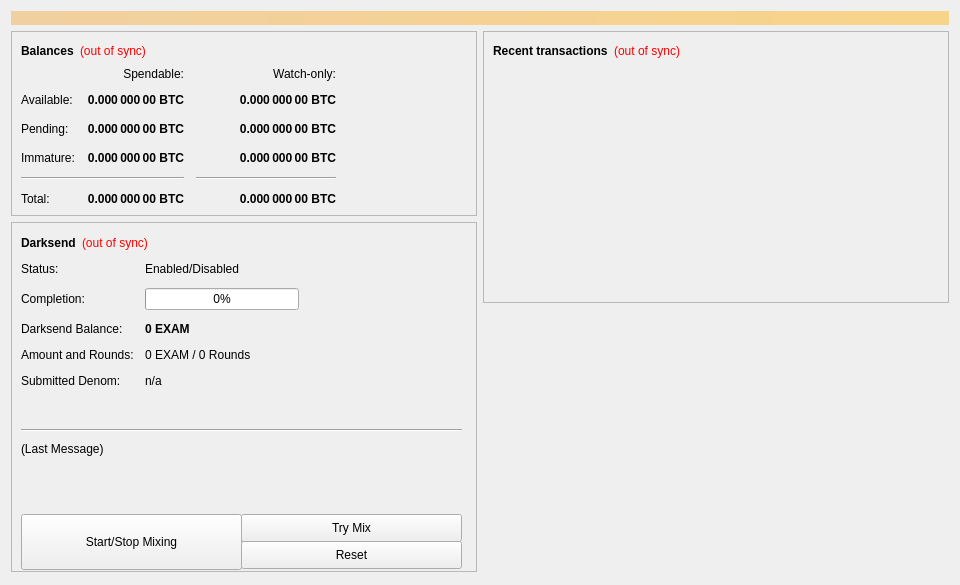
<?xml version="1.0" encoding="UTF-8"?>
<ui version="4.0">
 <class>OverviewPage</class>
 <widget class="QWidget" name="OverviewPage">
  <property name="geometry">
   <rect>
    <x>0</x>
    <y>0</y>
    <width>960</width>
    <height>585</height>
   </rect>
  </property>
  <property name="minimumSize">
   <size>
    <width>960</width>
    <height>0</height>
   </size>
  </property>
  <property name="windowTitle">
   <string>Form</string>
  </property>
  <layout class="QVBoxLayout" name="topLayout">
   <item>
    <widget class="QLabel" name="labelAlerts">
     <property name="visible">
      <bool>false</bool>
     </property>
     <property name="styleSheet">
      <string notr="true">background-color: qlineargradient(x1: 0, y1: 0, x2: 1, y2: 0, stop:0 #F0D0A0, stop:1 #F8D488); color:#000000;</string>
     </property>
     <property name="wordWrap">
      <bool>true</bool>
     </property>
     <property name="margin">
      <number>3</number>
     </property>
    </widget>
   </item>
   <item>
    <layout class="QHBoxLayout" name="horizontalLayout" stretch="1,1">
     <item>
      <layout class="QVBoxLayout" name="verticalLayout_2">
       <item>
        <widget class="QFrame" name="frame">
         <property name="frameShape">
          <enum>QFrame::StyledPanel</enum>
         </property>
         <property name="frameShadow">
          <enum>QFrame::Raised</enum>
         </property>
         <layout class="QVBoxLayout" name="verticalLayout_4">
          <item>
           <layout class="QHBoxLayout" name="horizontalLayout_4">
            <item>
             <widget class="QLabel" name="label_5">
              <property name="font">
               <font>
                <weight>75</weight>
                <bold>true</bold>
               </font>
              </property>
              <property name="text">
               <string>Balances</string>
              </property>
             </widget>
            </item>
            <item>
             <widget class="QLabel" name="labelWalletStatus">
              <property name="cursor">
               <cursorShape>WhatsThisCursor</cursorShape>
              </property>
              <property name="toolTip">
               <string>The displayed information may be out of date. Your wallet automatically synchronizes with the Examination network after a connection is established, but this process has not completed yet.</string>
              </property>
              <property name="styleSheet">
               <string notr="true">QLabel { color: red; }</string>
              </property>
              <property name="text">
               <string notr="true">(out of sync)</string>
              </property>
              <property name="alignment">
               <set>Qt::AlignLeading|Qt::AlignLeft|Qt::AlignVCenter</set>
              </property>
             </widget>
            </item>
            <item>
             <spacer name="horizontalSpacer_3">
              <property name="orientation">
               <enum>Qt::Horizontal</enum>
              </property>
              <property name="sizeHint" stdset="0">
               <size>
                <width>40</width>
                <height>20</height>
               </size>
              </property>
             </spacer>
            </item>
           </layout>
          </item>
          <item>
           <layout class="QGridLayout" name="gridLayout">
            <property name="spacing">
             <number>12</number>
            </property>
            <item row="2" column="2">
             <widget class="QLabel" name="labelWatchPending">
              <property name="font">
               <font>
                <weight>75</weight>
                <bold>true</bold>
               </font>
              </property>
              <property name="cursor">
               <cursorShape>IBeamCursor</cursorShape>
              </property>
              <property name="toolTip">
               <string>Unconfirmed transactions to watch-only addresses</string>
              </property>
              <property name="text">
               <string notr="true">0.000 000 00 BTC</string>
              </property>
              <property name="alignment">
               <set>Qt::AlignRight|Qt::AlignTrailing|Qt::AlignVCenter</set>
              </property>
              <property name="textInteractionFlags">
               <set>Qt::LinksAccessibleByMouse|Qt::TextSelectableByKeyboard|Qt::TextSelectableByMouse</set>
              </property>
             </widget>
            </item>
            <item row="2" column="1">
             <widget class="QLabel" name="labelUnconfirmed">
              <property name="font">
               <font>
                <weight>75</weight>
                <bold>true</bold>
               </font>
              </property>
              <property name="cursor">
               <cursorShape>IBeamCursor</cursorShape>
              </property>
              <property name="toolTip">
               <string>Total of transactions that have yet to be confirmed, and do not yet count toward the spendable balance</string>
              </property>
              <property name="text">
               <string notr="true">0.000 000 00 BTC</string>
              </property>
              <property name="alignment">
               <set>Qt::AlignRight|Qt::AlignTrailing|Qt::AlignVCenter</set>
              </property>
              <property name="textInteractionFlags">
               <set>Qt::LinksAccessibleByMouse|Qt::TextSelectableByKeyboard|Qt::TextSelectableByMouse</set>
              </property>
             </widget>
            </item>
            <item row="3" column="2">
             <widget class="QLabel" name="labelWatchImmature">
              <property name="font">
               <font>
                <weight>75</weight>
                <bold>true</bold>
               </font>
              </property>
              <property name="cursor">
               <cursorShape>IBeamCursor</cursorShape>
              </property>
              <property name="toolTip">
               <string>Mined balance in watch-only addresses that has not yet matured</string>
              </property>
              <property name="text">
               <string notr="true">0.000 000 00 BTC</string>
              </property>
              <property name="alignment">
               <set>Qt::AlignRight|Qt::AlignTrailing|Qt::AlignVCenter</set>
              </property>
              <property name="textInteractionFlags">
               <set>Qt::LinksAccessibleByMouse|Qt::TextSelectableByKeyboard|Qt::TextSelectableByMouse</set>
              </property>
             </widget>
            </item>
            <item row="4" column="0" colspan="2">
             <widget class="Line" name="lineSpendableBalance">
              <property name="orientation">
               <enum>Qt::Horizontal</enum>
              </property>
             </widget>
            </item>
            <item row="4" column="2">
             <widget class="Line" name="lineWatchBalance">
              <property name="sizePolicy">
               <sizepolicy hsizetype="Preferred" vsizetype="Fixed">
                <horstretch>0</horstretch>
                <verstretch>0</verstretch>
               </sizepolicy>
              </property>
              <property name="minimumSize">
               <size>
                <width>140</width>
                <height>0</height>
               </size>
              </property>
              <property name="orientation">
               <enum>Qt::Horizontal</enum>
              </property>
             </widget>
            </item>
            <item row="5" column="0">
             <widget class="QLabel" name="labelTotalText">
              <property name="text">
               <string>Total:</string>
              </property>
             </widget>
            </item>
            <item row="3" column="1">
             <widget class="QLabel" name="labelImmature">
              <property name="font">
               <font>
                <weight>75</weight>
                <bold>true</bold>
               </font>
              </property>
              <property name="cursor">
               <cursorShape>IBeamCursor</cursorShape>
              </property>
              <property name="toolTip">
               <string>Mined balance that has not yet matured</string>
              </property>
              <property name="text">
               <string notr="true">0.000 000 00 BTC</string>
              </property>
              <property name="alignment">
               <set>Qt::AlignRight|Qt::AlignTrailing|Qt::AlignVCenter</set>
              </property>
              <property name="textInteractionFlags">
               <set>Qt::LinksAccessibleByMouse|Qt::TextSelectableByKeyboard|Qt::TextSelectableByMouse</set>
              </property>
             </widget>
            </item>
            <item row="2" column="3">
             <spacer name="horizontalSpacer_2">
              <property name="orientation">
               <enum>Qt::Horizontal</enum>
              </property>
              <property name="sizeHint" stdset="0">
               <size>
                <width>40</width>
                <height>20</height>
               </size>
              </property>
             </spacer>
            </item>
            <item row="3" column="0">
             <widget class="QLabel" name="labelImmatureText">
              <property name="text">
               <string>Immature:</string>
              </property>
             </widget>
            </item>
            <item row="5" column="1">
             <widget class="QLabel" name="labelTotal">
              <property name="font">
               <font>
                <weight>75</weight>
                <bold>true</bold>
               </font>
              </property>
              <property name="cursor">
               <cursorShape>IBeamCursor</cursorShape>
              </property>
              <property name="toolTip">
               <string>Your current total balance</string>
              </property>
              <property name="text">
               <string notr="true">0.000 000 00 BTC</string>
              </property>
              <property name="alignment">
               <set>Qt::AlignRight|Qt::AlignTrailing|Qt::AlignVCenter</set>
              </property>
              <property name="textInteractionFlags">
               <set>Qt::LinksAccessibleByMouse|Qt::TextSelectableByKeyboard|Qt::TextSelectableByMouse</set>
              </property>
             </widget>
            </item>
            <item row="5" column="2">
             <widget class="QLabel" name="labelWatchTotal">
              <property name="font">
               <font>
                <weight>75</weight>
                <bold>true</bold>
               </font>
              </property>
              <property name="cursor">
               <cursorShape>IBeamCursor</cursorShape>
              </property>
              <property name="toolTip">
               <string>Current total balance in watch-only addresses</string>
              </property>
              <property name="text">
               <string notr="true">0.000 000 00 BTC</string>
              </property>
              <property name="alignment">
               <set>Qt::AlignRight|Qt::AlignTrailing|Qt::AlignVCenter</set>
              </property>
              <property name="textInteractionFlags">
               <set>Qt::LinksAccessibleByMouse|Qt::TextSelectableByKeyboard|Qt::TextSelectableByMouse</set>
              </property>
             </widget>
            </item>
            <item row="0" column="2">
             <widget class="QLabel" name="labelWatchonly">
              <property name="text">
               <string>Watch-only:</string>
              </property>
              <property name="alignment">
               <set>Qt::AlignRight|Qt::AlignTrailing|Qt::AlignVCenter</set>
              </property>
             </widget>
            </item>
            <item row="1" column="0">
             <widget class="QLabel" name="labelBalanceText">
              <property name="text">
               <string>Available:</string>
              </property>
             </widget>
            </item>
            <item row="1" column="1">
             <widget class="QLabel" name="labelBalance">
              <property name="font">
               <font>
                <weight>75</weight>
                <bold>true</bold>
               </font>
              </property>
              <property name="cursor">
               <cursorShape>IBeamCursor</cursorShape>
              </property>
              <property name="toolTip">
               <string>Your current spendable balance</string>
              </property>
              <property name="text">
               <string notr="true">0.000 000 00 BTC</string>
              </property>
              <property name="alignment">
               <set>Qt::AlignRight|Qt::AlignTrailing|Qt::AlignVCenter</set>
              </property>
              <property name="textInteractionFlags">
               <set>Qt::LinksAccessibleByMouse|Qt::TextSelectableByKeyboard|Qt::TextSelectableByMouse</set>
              </property>
             </widget>
            </item>
            <item row="1" column="2">
             <widget class="QLabel" name="labelWatchAvailable">
              <property name="font">
               <font>
                <weight>75</weight>
                <bold>true</bold>
               </font>
              </property>
              <property name="cursor">
               <cursorShape>IBeamCursor</cursorShape>
              </property>
              <property name="toolTip">
               <string>Your current balance in watch-only addresses</string>
              </property>
              <property name="text">
               <string notr="true">0.000 000 00 BTC</string>
              </property>
              <property name="alignment">
               <set>Qt::AlignRight|Qt::AlignTrailing|Qt::AlignVCenter</set>
              </property>
              <property name="textInteractionFlags">
               <set>Qt::LinksAccessibleByMouse|Qt::TextSelectableByKeyboard|Qt::TextSelectableByMouse</set>
              </property>
             </widget>
            </item>
            <item row="2" column="0">
             <widget class="QLabel" name="labelPendingText">
              <property name="text">
               <string>Pending:</string>
              </property>
             </widget>
            </item>
            <item row="0" column="1">
             <widget class="QLabel" name="labelSpendable">
              <property name="text">
               <string>Spendable:</string>
              </property>
              <property name="alignment">
               <set>Qt::AlignRight|Qt::AlignTrailing|Qt::AlignVCenter</set>
              </property>
             </widget>
            </item>
           </layout>
          </item>
         </layout>
        </widget>
       </item>
       <item>
        <widget class="QFrame" name="frameDarksend">
         <property name="minimumSize">
          <size>
           <width>0</width>
           <height>350</height>
          </size>
         </property>
         <property name="layoutDirection">
          <enum>Qt::LeftToRight</enum>
         </property>
         <property name="frameShape">
          <enum>QFrame::StyledPanel</enum>
         </property>
         <property name="frameShadow">
          <enum>QFrame::Raised</enum>
         </property>
         <widget class="QWidget" name="formLayoutWidget">
          <property name="geometry">
           <rect>
            <x>10</x>
            <y>40</y>
            <width>451</width>
            <height>161</height>
           </rect>
          </property>
          <layout class="QFormLayout" name="formLayout">
           <property name="fieldGrowthPolicy">
            <enum>QFormLayout::AllNonFixedFieldsGrow</enum>
           </property>
           <property name="horizontalSpacing">
            <number>11</number>
           </property>
           <property name="verticalSpacing">
            <number>12</number>
           </property>
           <item row="0" column="0">
            <widget class="QLabel" name="label_6">
             <property name="text">
              <string>Status:</string>
             </property>
            </widget>
           </item>
           <item row="1" column="0">
            <widget class="QLabel" name="label_7">
             <property name="text">
              <string>Completion:</string>
             </property>
            </widget>
           </item>
           <item row="1" column="1">
            <widget class="QProgressBar" name="darksendProgress">
             <property name="maximumSize">
              <size>
               <width>154</width>
               <height>16777215</height>
              </size>
             </property>
             <property name="value">
              <number>0</number>
             </property>
            </widget>
           </item>
           <item row="2" column="0">
            <widget class="QLabel" name="labelAnonymizedText">
             <property name="text">
              <string>Darksend Balance:</string>
             </property>
            </widget>
           </item>
           <item row="2" column="1">
            <widget class="QLabel" name="labelAnonymized">
             <property name="font">
              <font>
               <weight>75</weight>
               <bold>true</bold>
              </font>
             </property>
             <property name="text">
              <string notr="true">0 EXAM</string>
             </property>
            </widget>
           </item>
           <item row="3" column="0">
            <widget class="QLabel" name="label_8">
             <property name="text">
              <string>Amount and Rounds:</string>
             </property>
            </widget>
           </item>
           <item row="3" column="1">
            <widget class="QLabel" name="labelAmountRounds">
             <property name="text">
              <string>0 EXAM / 0 Rounds</string>
             </property>
            </widget>
           </item>
           <item row="4" column="0">
            <widget class="QLabel" name="label_9">
             <property name="text">
              <string>Submitted Denom:</string>
             </property>
            </widget>
           </item>
           <item row="4" column="1">
            <widget class="QLabel" name="labelSubmittedDenom">
             <property name="toolTip">
              <string>The denominations you submitted to the Masternode.&lt;br&gt;To mix, other users must submit the exact same denominations.</string>
             </property>
             <property name="text">
              <string>n/a</string>
             </property>
            </widget>
           </item>
           <item row="0" column="1">
            <widget class="QLabel" name="darksendEnabled">
             <property name="text">
              <string>Enabled/Disabled</string>
             </property>
            </widget>
           </item>
          </layout>
         </widget>
         <widget class="QPushButton" name="runAutoDenom">
          <property name="geometry">
           <rect>
            <x>251</x>
            <y>17</y>
            <width>1</width>
            <height>1</height>
           </rect>
          </property>
          <property name="palette">
           <palette>
            <active>
             <colorrole role="WindowText">
              <brush brushstyle="SolidPattern">
               <color alpha="255">
                <red>0</red>
                <green>0</green>
                <blue>0</blue>
               </color>
              </brush>
             </colorrole>
             <colorrole role="Button">
              <brush brushstyle="SolidPattern">
               <color alpha="255">
                <red>239</red>
                <green>238</green>
                <blue>238</blue>
               </color>
              </brush>
             </colorrole>
             <colorrole role="Light">
              <brush brushstyle="SolidPattern">
               <color alpha="255">
                <red>255</red>
                <green>255</green>
                <blue>255</blue>
               </color>
              </brush>
             </colorrole>
             <colorrole role="Midlight">
              <brush brushstyle="SolidPattern">
               <color alpha="255">
                <red>247</red>
                <green>246</green>
                <blue>246</blue>
               </color>
              </brush>
             </colorrole>
             <colorrole role="Dark">
              <brush brushstyle="SolidPattern">
               <color alpha="255">
                <red>119</red>
                <green>119</green>
                <blue>119</blue>
               </color>
              </brush>
             </colorrole>
             <colorrole role="Mid">
              <brush brushstyle="SolidPattern">
               <color alpha="255">
                <red>159</red>
                <green>159</green>
                <blue>159</blue>
               </color>
              </brush>
             </colorrole>
             <colorrole role="Text">
              <brush brushstyle="SolidPattern">
               <color alpha="255">
                <red>0</red>
                <green>0</green>
                <blue>0</blue>
               </color>
              </brush>
             </colorrole>
             <colorrole role="BrightText">
              <brush brushstyle="SolidPattern">
               <color alpha="255">
                <red>255</red>
                <green>255</green>
                <blue>255</blue>
               </color>
              </brush>
             </colorrole>
             <colorrole role="ButtonText">
              <brush brushstyle="SolidPattern">
               <color alpha="255">
                <red>0</red>
                <green>0</green>
                <blue>0</blue>
               </color>
              </brush>
             </colorrole>
             <colorrole role="Base">
              <brush brushstyle="SolidPattern">
               <color alpha="255">
                <red>255</red>
                <green>255</green>
                <blue>255</blue>
               </color>
              </brush>
             </colorrole>
             <colorrole role="Window">
              <brush brushstyle="SolidPattern">
               <color alpha="255">
                <red>239</red>
                <green>238</green>
                <blue>238</blue>
               </color>
              </brush>
             </colorrole>
             <colorrole role="Shadow">
              <brush brushstyle="SolidPattern">
               <color alpha="255">
                <red>0</red>
                <green>0</green>
                <blue>0</blue>
               </color>
              </brush>
             </colorrole>
             <colorrole role="AlternateBase">
              <brush brushstyle="SolidPattern">
               <color alpha="255">
                <red>247</red>
                <green>246</green>
                <blue>246</blue>
               </color>
              </brush>
             </colorrole>
             <colorrole role="ToolTipBase">
              <brush brushstyle="SolidPattern">
               <color alpha="255">
                <red>255</red>
                <green>255</green>
                <blue>220</blue>
               </color>
              </brush>
             </colorrole>
             <colorrole role="ToolTipText">
              <brush brushstyle="SolidPattern">
               <color alpha="255">
                <red>0</red>
                <green>0</green>
                <blue>0</blue>
               </color>
              </brush>
             </colorrole>
            </active>
            <inactive>
             <colorrole role="WindowText">
              <brush brushstyle="SolidPattern">
               <color alpha="255">
                <red>0</red>
                <green>0</green>
                <blue>0</blue>
               </color>
              </brush>
             </colorrole>
             <colorrole role="Button">
              <brush brushstyle="SolidPattern">
               <color alpha="255">
                <red>239</red>
                <green>238</green>
                <blue>238</blue>
               </color>
              </brush>
             </colorrole>
             <colorrole role="Light">
              <brush brushstyle="SolidPattern">
               <color alpha="255">
                <red>255</red>
                <green>255</green>
                <blue>255</blue>
               </color>
              </brush>
             </colorrole>
             <colorrole role="Midlight">
              <brush brushstyle="SolidPattern">
               <color alpha="255">
                <red>247</red>
                <green>246</green>
                <blue>246</blue>
               </color>
              </brush>
             </colorrole>
             <colorrole role="Dark">
              <brush brushstyle="SolidPattern">
               <color alpha="255">
                <red>119</red>
                <green>119</green>
                <blue>119</blue>
               </color>
              </brush>
             </colorrole>
             <colorrole role="Mid">
              <brush brushstyle="SolidPattern">
               <color alpha="255">
                <red>159</red>
                <green>159</green>
                <blue>159</blue>
               </color>
              </brush>
             </colorrole>
             <colorrole role="Text">
              <brush brushstyle="SolidPattern">
               <color alpha="255">
                <red>0</red>
                <green>0</green>
                <blue>0</blue>
               </color>
              </brush>
             </colorrole>
             <colorrole role="BrightText">
              <brush brushstyle="SolidPattern">
               <color alpha="255">
                <red>255</red>
                <green>255</green>
                <blue>255</blue>
               </color>
              </brush>
             </colorrole>
             <colorrole role="ButtonText">
              <brush brushstyle="SolidPattern">
               <color alpha="255">
                <red>0</red>
                <green>0</green>
                <blue>0</blue>
               </color>
              </brush>
             </colorrole>
             <colorrole role="Base">
              <brush brushstyle="SolidPattern">
               <color alpha="255">
                <red>255</red>
                <green>255</green>
                <blue>255</blue>
               </color>
              </brush>
             </colorrole>
             <colorrole role="Window">
              <brush brushstyle="SolidPattern">
               <color alpha="255">
                <red>239</red>
                <green>238</green>
                <blue>238</blue>
               </color>
              </brush>
             </colorrole>
             <colorrole role="Shadow">
              <brush brushstyle="SolidPattern">
               <color alpha="255">
                <red>0</red>
                <green>0</green>
                <blue>0</blue>
               </color>
              </brush>
             </colorrole>
             <colorrole role="AlternateBase">
              <brush brushstyle="SolidPattern">
               <color alpha="255">
                <red>247</red>
                <green>246</green>
                <blue>246</blue>
               </color>
              </brush>
             </colorrole>
             <colorrole role="ToolTipBase">
              <brush brushstyle="SolidPattern">
               <color alpha="255">
                <red>255</red>
                <green>255</green>
                <blue>220</blue>
               </color>
              </brush>
             </colorrole>
             <colorrole role="ToolTipText">
              <brush brushstyle="SolidPattern">
               <color alpha="255">
                <red>0</red>
                <green>0</green>
                <blue>0</blue>
               </color>
              </brush>
             </colorrole>
            </inactive>
            <disabled>
             <colorrole role="WindowText">
              <brush brushstyle="SolidPattern">
               <color alpha="255">
                <red>119</red>
                <green>119</green>
                <blue>119</blue>
               </color>
              </brush>
             </colorrole>
             <colorrole role="Button">
              <brush brushstyle="SolidPattern">
               <color alpha="255">
                <red>239</red>
                <green>238</green>
                <blue>238</blue>
               </color>
              </brush>
             </colorrole>
             <colorrole role="Light">
              <brush brushstyle="SolidPattern">
               <color alpha="255">
                <red>255</red>
                <green>255</green>
                <blue>255</blue>
               </color>
              </brush>
             </colorrole>
             <colorrole role="Midlight">
              <brush brushstyle="SolidPattern">
               <color alpha="255">
                <red>247</red>
                <green>246</green>
                <blue>246</blue>
               </color>
              </brush>
             </colorrole>
             <colorrole role="Dark">
              <brush brushstyle="SolidPattern">
               <color alpha="255">
                <red>119</red>
                <green>119</green>
                <blue>119</blue>
               </color>
              </brush>
             </colorrole>
             <colorrole role="Mid">
              <brush brushstyle="SolidPattern">
               <color alpha="255">
                <red>159</red>
                <green>159</green>
                <blue>159</blue>
               </color>
              </brush>
             </colorrole>
             <colorrole role="Text">
              <brush brushstyle="SolidPattern">
               <color alpha="255">
                <red>119</red>
                <green>119</green>
                <blue>119</blue>
               </color>
              </brush>
             </colorrole>
             <colorrole role="BrightText">
              <brush brushstyle="SolidPattern">
               <color alpha="255">
                <red>255</red>
                <green>255</green>
                <blue>255</blue>
               </color>
              </brush>
             </colorrole>
             <colorrole role="ButtonText">
              <brush brushstyle="SolidPattern">
               <color alpha="255">
                <red>119</red>
                <green>119</green>
                <blue>119</blue>
               </color>
              </brush>
             </colorrole>
             <colorrole role="Base">
              <brush brushstyle="SolidPattern">
               <color alpha="255">
                <red>239</red>
                <green>238</green>
                <blue>238</blue>
               </color>
              </brush>
             </colorrole>
             <colorrole role="Window">
              <brush brushstyle="SolidPattern">
               <color alpha="255">
                <red>239</red>
                <green>238</green>
                <blue>238</blue>
               </color>
              </brush>
             </colorrole>
             <colorrole role="Shadow">
              <brush brushstyle="SolidPattern">
               <color alpha="255">
                <red>0</red>
                <green>0</green>
                <blue>0</blue>
               </color>
              </brush>
             </colorrole>
             <colorrole role="AlternateBase">
              <brush brushstyle="SolidPattern">
               <color alpha="255">
                <red>239</red>
                <green>238</green>
                <blue>238</blue>
               </color>
              </brush>
             </colorrole>
             <colorrole role="ToolTipBase">
              <brush brushstyle="SolidPattern">
               <color alpha="255">
                <red>255</red>
                <green>255</green>
                <blue>220</blue>
               </color>
              </brush>
             </colorrole>
             <colorrole role="ToolTipText">
              <brush brushstyle="SolidPattern">
               <color alpha="255">
                <red>0</red>
                <green>0</green>
                <blue>0</blue>
               </color>
              </brush>
             </colorrole>
            </disabled>
           </palette>
          </property>
          <property name="focusPolicy">
           <enum>Qt::NoFocus</enum>
          </property>
          <property name="autoFillBackground">
           <bool>true</bool>
          </property>
          <property name="text">
           <string/>
          </property>
          <property name="flat">
           <bool>true</bool>
          </property>
         </widget>
         <widget class="QPushButton" name="toggleDarksend">
          <property name="geometry">
           <rect>
            <x>10</x>
            <y>292</y>
            <width>221</width>
            <height>56</height>
           </rect>
          </property>
          <property name="sizePolicy">
           <sizepolicy hsizetype="MinimumExpanding" vsizetype="Fixed">
            <horstretch>0</horstretch>
            <verstretch>0</verstretch>
           </sizepolicy>
          </property>
          <property name="text">
           <string>Start/Stop Mixing</string>
          </property>
         </widget>
         <widget class="Line" name="lineLastMessage">
          <property name="geometry">
           <rect>
            <x>10</x>
            <y>200</y>
            <width>441</width>
            <height>16</height>
           </rect>
          </property>
          <property name="orientation">
           <enum>Qt::Horizontal</enum>
          </property>
         </widget>
         <widget class="QLabel" name="darksendStatus">
          <property name="geometry">
           <rect>
            <x>10</x>
            <y>220</y>
            <width>451</width>
            <height>61</height>
           </rect>
          </property>
          <property name="minimumSize">
           <size>
            <width>288</width>
            <height>43</height>
           </size>
          </property>
          <property name="text">
           <string>(Last Message)</string>
          </property>
          <property name="alignment">
           <set>Qt::AlignLeading|Qt::AlignLeft|Qt::AlignTop</set>
          </property>
          <property name="wordWrap">
           <bool>true</bool>
          </property>
         </widget>
         <widget class="QPushButton" name="darksendAuto">
          <property name="geometry">
           <rect>
            <x>230</x>
            <y>292</y>
            <width>221</width>
            <height>28</height>
           </rect>
          </property>
          <property name="sizePolicy">
           <sizepolicy hsizetype="MinimumExpanding" vsizetype="Fixed">
            <horstretch>0</horstretch>
            <verstretch>0</verstretch>
           </sizepolicy>
          </property>
          <property name="toolTip">
           <string>Try to manually submit a Darksend request.</string>
          </property>
          <property name="text">
           <string>Try Mix</string>
          </property>
         </widget>
         <widget class="QPushButton" name="darksendReset">
          <property name="geometry">
           <rect>
            <x>230</x>
            <y>319</y>
            <width>221</width>
            <height>28</height>
           </rect>
          </property>
          <property name="sizePolicy">
           <sizepolicy hsizetype="MinimumExpanding" vsizetype="Fixed">
            <horstretch>0</horstretch>
            <verstretch>0</verstretch>
           </sizepolicy>
          </property>
          <property name="toolTip">
           <string>Reset the current status of Darksend (can interrupt Darksend if it's in the process of Mixing, which can cost you money!)</string>
          </property>
          <property name="autoFillBackground">
           <bool>false</bool>
          </property>
          <property name="text">
           <string>Reset</string>
          </property>
         </widget>
         <widget class="QWidget" name="layoutWidget">
          <property name="geometry">
           <rect>
            <x>10</x>
            <y>10</y>
            <width>431</width>
            <height>22</height>
           </rect>
          </property>
          <layout class="QHBoxLayout" name="horizontalLayout_5">
           <item>
            <widget class="QLabel" name="label_2">
             <property name="font">
              <font>
               <weight>75</weight>
               <bold>true</bold>
              </font>
             </property>
             <property name="text">
              <string>Darksend</string>
             </property>
            </widget>
           </item>
           <item>
            <widget class="QLabel" name="labelDarksendSyncStatus">
             <property name="toolTip">
              <string>The displayed information may be out of date. Your wallet automatically synchronizes with the Examination network after a connection is established, but this process has not completed yet.</string>
             </property>
             <property name="styleSheet">
              <string notr="true">QLabel { color: red; }</string>
             </property>
             <property name="text">
              <string notr="true">(out of sync)</string>
             </property>
             <property name="alignment">
              <set>Qt::AlignLeading|Qt::AlignLeft|Qt::AlignVCenter</set>
             </property>
            </widget>
           </item>
           <item>
            <spacer name="horizontalSpacer_4">
             <property name="orientation">
              <enum>Qt::Horizontal</enum>
             </property>
             <property name="sizeHint" stdset="0">
              <size>
               <width>40</width>
               <height>20</height>
              </size>
             </property>
            </spacer>
           </item>
          </layout>
         </widget>
        </widget>
       </item>
       <item>
        <spacer name="verticalSpacer">
         <property name="orientation">
          <enum>Qt::Vertical</enum>
         </property>
         <property name="sizeHint" stdset="0">
          <size>
           <width>20</width>
           <height>40</height>
          </size>
         </property>
        </spacer>
       </item>
      </layout>
     </item>
     <item>
      <layout class="QVBoxLayout" name="verticalLayout_3">
       <item>
        <widget class="QFrame" name="frame_2">
         <property name="frameShape">
          <enum>QFrame::StyledPanel</enum>
         </property>
         <property name="frameShadow">
          <enum>QFrame::Raised</enum>
         </property>
         <layout class="QVBoxLayout" name="verticalLayout">
          <item>
           <layout class="QHBoxLayout" name="horizontalLayout_2">
            <item>
             <widget class="QLabel" name="label_4">
              <property name="font">
               <font>
                <weight>75</weight>
                <bold>true</bold>
               </font>
              </property>
              <property name="text">
               <string>Recent transactions</string>
              </property>
             </widget>
            </item>
            <item>
             <widget class="QLabel" name="labelTransactionsStatus">
              <property name="cursor">
               <cursorShape>WhatsThisCursor</cursorShape>
              </property>
              <property name="toolTip">
               <string>The displayed information may be out of date. Your wallet automatically synchronizes with the Examination network after a connection is established, but this process has not completed yet.</string>
              </property>
              <property name="styleSheet">
               <string notr="true">QLabel { color: red; }</string>
              </property>
              <property name="text">
               <string notr="true">(out of sync)</string>
              </property>
              <property name="alignment">
               <set>Qt::AlignRight|Qt::AlignTrailing|Qt::AlignVCenter</set>
              </property>
             </widget>
            </item>
            <item>
             <spacer name="horizontalSpacer">
              <property name="orientation">
               <enum>Qt::Horizontal</enum>
              </property>
              <property name="sizeHint" stdset="0">
               <size>
                <width>40</width>
                <height>20</height>
               </size>
              </property>
             </spacer>
            </item>
           </layout>
          </item>
          <item>
           <widget class="QListView" name="listTransactions">
            <property name="styleSheet">
             <string notr="true">QListView { background: transparent; }</string>
            </property>
            <property name="frameShape">
             <enum>QFrame::NoFrame</enum>
            </property>
            <property name="verticalScrollBarPolicy">
             <enum>Qt::ScrollBarAlwaysOff</enum>
            </property>
            <property name="horizontalScrollBarPolicy">
             <enum>Qt::ScrollBarAlwaysOff</enum>
            </property>
            <property name="selectionMode">
             <enum>QAbstractItemView::NoSelection</enum>
            </property>
           </widget>
          </item>
         </layout>
        </widget>
       </item>
       <item>
        <spacer name="verticalSpacer_2">
         <property name="orientation">
          <enum>Qt::Vertical</enum>
         </property>
         <property name="sizeHint" stdset="0">
          <size>
           <width>20</width>
           <height>40</height>
          </size>
         </property>
        </spacer>
       </item>
      </layout>
     </item>
    </layout>
   </item>
  </layout>
 </widget>
 <resources/>
 <connections/>
</ui>
